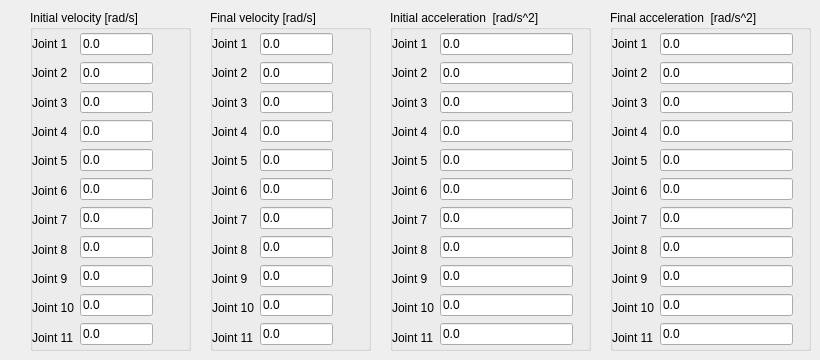
   <widget class="QWidget" name="tab_hump_bounds">
    <attribute name="title">
     <string>Boundary conditions</string>
    </attribute>
    <widget class="QGroupBox" name="groupBox_init_vel">
     <property name="geometry">
      <rect>
       <x>30</x>
       <y>10</y>
       <width>161</width>
       <height>341</height>
      </rect>
     </property>
     <property name="title">
      <string>Initial velocity [rad/s]</string>
     </property>
     <widget class="QWidget" name="layoutWidget">
      <property name="geometry">
       <rect>
        <x>2</x>
        <y>22</y>
        <width>121</width>
        <height>317</height>
       </rect>
      </property>
      <layout class="QHBoxLayout" name="horizontalLayout_4">
       <item>
        <layout class="QVBoxLayout" name="verticalLayout_17">
         <item>
          <widget class="QLabel" name="label_35">
           <property name="text">
            <string>Joint 1</string>
           </property>
          </widget>
         </item>
         <item>
          <widget class="QLabel" name="label_36">
           <property name="text">
            <string>Joint 2</string>
           </property>
          </widget>
         </item>
         <item>
          <widget class="QLabel" name="label_37">
           <property name="text">
            <string>Joint 3</string>
           </property>
          </widget>
         </item>
         <item>
          <widget class="QLabel" name="label_43">
           <property name="text">
            <string>Joint 4</string>
           </property>
          </widget>
         </item>
         <item>
          <widget class="QLabel" name="label_45">
           <property name="text">
            <string>Joint 5</string>
           </property>
          </widget>
         </item>
         <item>
          <widget class="QLabel" name="label_46">
           <property name="text">
            <string>Joint 6</string>
           </property>
          </widget>
         </item>
         <item>
          <widget class="QLabel" name="label_47">
           <property name="text">
            <string>Joint 7</string>
           </property>
          </widget>
         </item>
         <item>
          <widget class="QLabel" name="label_48">
           <property name="text">
            <string>Joint 8</string>
           </property>
          </widget>
         </item>
         <item>
          <widget class="QLabel" name="label_49">
           <property name="text">
            <string>Joint 9</string>
           </property>
          </widget>
         </item>
         <item>
          <widget class="QLabel" name="label_50">
           <property name="text">
            <string>Joint 10</string>
           </property>
          </widget>
         </item>
         <item>
          <widget class="QLabel" name="label_51">
           <property name="text">
            <string>Joint 11</string>
           </property>
          </widget>
         </item>
        </layout>
       </item>
       <item>
        <layout class="QVBoxLayout" name="verticalLayout_18">
         <item>
          <widget class="QLineEdit" name="lineEdit_init_vel_1">
           <property name="text">
            <string>0.0</string>
           </property>
          </widget>
         </item>
         <item>
          <widget class="QLineEdit" name="lineEdit_init_vel_2">
           <property name="text">
            <string>0.0</string>
           </property>
          </widget>
         </item>
         <item>
          <widget class="QLineEdit" name="lineEdit_init_vel_3">
           <property name="text">
            <string>0.0</string>
           </property>
          </widget>
         </item>
         <item>
          <widget class="QLineEdit" name="lineEdit_init_vel_4">
           <property name="text">
            <string>0.0</string>
           </property>
          </widget>
         </item>
         <item>
          <widget class="QLineEdit" name="lineEdit_init_vel_5">
           <property name="text">
            <string>0.0</string>
           </property>
          </widget>
         </item>
         <item>
          <widget class="QLineEdit" name="lineEdit_init_vel_6">
           <property name="text">
            <string>0.0</string>
           </property>
          </widget>
         </item>
         <item>
          <widget class="QLineEdit" name="lineEdit_init_vel_7">
           <property name="text">
            <string>0.0</string>
           </property>
          </widget>
         </item>
         <item>
          <widget class="QLineEdit" name="lineEdit_init_vel_8">
           <property name="text">
            <string>0.0</string>
           </property>
          </widget>
         </item>
         <item>
          <widget class="QLineEdit" name="lineEdit_init_vel_9">
           <property name="text">
            <string>0.0</string>
           </property>
          </widget>
         </item>
         <item>
          <widget class="QLineEdit" name="lineEdit_init_vel_10">
           <property name="text">
            <string>0.0</string>
           </property>
          </widget>
         </item>
         <item>
          <widget class="QLineEdit" name="lineEdit_init_vel_11">
           <property name="text">
            <string>0.0</string>
           </property>
          </widget>
         </item>
        </layout>
       </item>
      </layout>
     </widget>
    </widget>
    <widget class="QGroupBox" name="groupBox_init_acc">
     <property name="geometry">
      <rect>
       <x>390</x>
       <y>10</y>
       <width>201</width>
       <height>341</height>
      </rect>
     </property>
     <property name="title">
      <string>Initial acceleration  [rad/s^2]</string>
     </property>
     <widget class="QWidget" name="layoutWidget_3">
      <property name="geometry">
       <rect>
        <x>2</x>
        <y>22</y>
        <width>181</width>
        <height>317</height>
       </rect>
      </property>
      <layout class="QHBoxLayout" name="horizontalLayout_15">
       <item>
        <layout class="QVBoxLayout" name="verticalLayout_21">
         <item>
          <widget class="QLabel" name="label_72">
           <property name="text">
            <string>Joint 1</string>
           </property>
          </widget>
         </item>
         <item>
          <widget class="QLabel" name="label_73">
           <property name="text">
            <string>Joint 2</string>
           </property>
          </widget>
         </item>
         <item>
          <widget class="QLabel" name="label_74">
           <property name="text">
            <string>Joint 3</string>
           </property>
          </widget>
         </item>
         <item>
          <widget class="QLabel" name="label_75">
           <property name="text">
            <string>Joint 4</string>
           </property>
          </widget>
         </item>
         <item>
          <widget class="QLabel" name="label_76">
           <property name="text">
            <string>Joint 5</string>
           </property>
          </widget>
         </item>
         <item>
          <widget class="QLabel" name="label_77">
           <property name="text">
            <string>Joint 6</string>
           </property>
          </widget>
         </item>
         <item>
          <widget class="QLabel" name="label_78">
           <property name="text">
            <string>Joint 7</string>
           </property>
          </widget>
         </item>
         <item>
          <widget class="QLabel" name="label_79">
           <property name="text">
            <string>Joint 8</string>
           </property>
          </widget>
         </item>
         <item>
          <widget class="QLabel" name="label_80">
           <property name="text">
            <string>Joint 9</string>
           </property>
          </widget>
         </item>
         <item>
          <widget class="QLabel" name="label_81">
           <property name="text">
            <string>Joint 10</string>
           </property>
          </widget>
         </item>
         <item>
          <widget class="QLabel" name="label_82">
           <property name="text">
            <string>Joint 11</string>
           </property>
          </widget>
         </item>
        </layout>
       </item>
       <item>
        <layout class="QVBoxLayout" name="verticalLayout_22">
         <item>
          <widget class="QLineEdit" name="lineEdit_init_acc_1">
           <property name="text">
            <string>0.0</string>
           </property>
          </widget>
         </item>
         <item>
          <widget class="QLineEdit" name="lineEdit_init_acc_2">
           <property name="text">
            <string>0.0</string>
           </property>
          </widget>
         </item>
         <item>
          <widget class="QLineEdit" name="lineEdit_init_acc_3">
           <property name="text">
            <string>0.0</string>
           </property>
          </widget>
         </item>
         <item>
          <widget class="QLineEdit" name="lineEdit_init_acc_4">
           <property name="text">
            <string>0.0</string>
           </property>
          </widget>
         </item>
         <item>
          <widget class="QLineEdit" name="lineEdit_init_acc_5">
           <property name="text">
            <string>0.0</string>
           </property>
          </widget>
         </item>
         <item>
          <widget class="QLineEdit" name="lineEdit_init_acc_6">
           <property name="text">
            <string>0.0</string>
           </property>
          </widget>
         </item>
         <item>
          <widget class="QLineEdit" name="lineEdit_init_acc_7">
           <property name="text">
            <string>0.0</string>
           </property>
          </widget>
         </item>
         <item>
          <widget class="QLineEdit" name="lineEdit_init_acc_8">
           <property name="text">
            <string>0.0</string>
           </property>
          </widget>
         </item>
         <item>
          <widget class="QLineEdit" name="lineEdit_init_acc_9">
           <property name="text">
            <string>0.0</string>
           </property>
          </widget>
         </item>
         <item>
          <widget class="QLineEdit" name="lineEdit_init_acc_10">
           <property name="text">
            <string>0.0</string>
           </property>
          </widget>
         </item>
         <item>
          <widget class="QLineEdit" name="lineEdit_init_acc_11">
           <property name="text">
            <string>0.0</string>
           </property>
          </widget>
         </item>
        </layout>
       </item>
      </layout>
     </widget>
    </widget>
    <widget class="QGroupBox" name="groupBox_final_vel">
     <property name="geometry">
      <rect>
       <x>210</x>
       <y>10</y>
       <width>161</width>
       <height>341</height>
      </rect>
     </property>
     <property name="title">
      <string>Final velocity [rad/s]</string>
     </property>
     <widget class="QWidget" name="layoutWidget_2">
      <property name="geometry">
       <rect>
        <x>2</x>
        <y>22</y>
        <width>121</width>
        <height>317</height>
       </rect>
      </property>
      <layout class="QHBoxLayout" name="horizontalLayout_7">
       <item>
        <layout class="QVBoxLayout" name="verticalLayout_19">
         <item>
          <widget class="QLabel" name="label_52">
           <property name="text">
            <string>Joint 1</string>
           </property>
          </widget>
         </item>
         <item>
          <widget class="QLabel" name="label_53">
           <property name="text">
            <string>Joint 2</string>
           </property>
          </widget>
         </item>
         <item>
          <widget class="QLabel" name="label_63">
           <property name="text">
            <string>Joint 3</string>
           </property>
          </widget>
         </item>
         <item>
          <widget class="QLabel" name="label_64">
           <property name="text">
            <string>Joint 4</string>
           </property>
          </widget>
         </item>
         <item>
          <widget class="QLabel" name="label_65">
           <property name="text">
            <string>Joint 5</string>
           </property>
          </widget>
         </item>
         <item>
          <widget class="QLabel" name="label_66">
           <property name="text">
            <string>Joint 6</string>
           </property>
          </widget>
         </item>
         <item>
          <widget class="QLabel" name="label_67">
           <property name="text">
            <string>Joint 7</string>
           </property>
          </widget>
         </item>
         <item>
          <widget class="QLabel" name="label_68">
           <property name="text">
            <string>Joint 8</string>
           </property>
          </widget>
         </item>
         <item>
          <widget class="QLabel" name="label_69">
           <property name="text">
            <string>Joint 9</string>
           </property>
          </widget>
         </item>
         <item>
          <widget class="QLabel" name="label_70">
           <property name="text">
            <string>Joint 10</string>
           </property>
          </widget>
         </item>
         <item>
          <widget class="QLabel" name="label_71">
           <property name="text">
            <string>Joint 11</string>
           </property>
          </widget>
         </item>
        </layout>
       </item>
       <item>
        <layout class="QVBoxLayout" name="verticalLayout_20">
         <item>
          <widget class="QLineEdit" name="lineEdit_final_vel_1">
           <property name="text">
            <string>0.0</string>
           </property>
          </widget>
         </item>
         <item>
          <widget class="QLineEdit" name="lineEdit_final_vel_2">
           <property name="text">
            <string>0.0</string>
           </property>
          </widget>
         </item>
         <item>
          <widget class="QLineEdit" name="lineEdit_final_vel_3">
           <property name="text">
            <string>0.0</string>
           </property>
          </widget>
         </item>
         <item>
          <widget class="QLineEdit" name="lineEdit_final_vel_4">
           <property name="text">
            <string>0.0</string>
           </property>
          </widget>
         </item>
         <item>
          <widget class="QLineEdit" name="lineEdit_final_vel_5">
           <property name="text">
            <string>0.0</string>
           </property>
          </widget>
         </item>
         <item>
          <widget class="QLineEdit" name="lineEdit_final_vel_6">
           <property name="text">
            <string>0.0</string>
           </property>
          </widget>
         </item>
         <item>
          <widget class="QLineEdit" name="lineEdit_final_vel_7">
           <property name="text">
            <string>0.0</string>
           </property>
          </widget>
         </item>
         <item>
          <widget class="QLineEdit" name="lineEdit_final_vel_8">
           <property name="text">
            <string>0.0</string>
           </property>
          </widget>
         </item>
         <item>
          <widget class="QLineEdit" name="lineEdit_final_vel_9">
           <property name="text">
            <string>0.0</string>
           </property>
          </widget>
         </item>
         <item>
          <widget class="QLineEdit" name="lineEdit_final_vel_10">
           <property name="text">
            <string>0.0</string>
           </property>
          </widget>
         </item>
         <item>
          <widget class="QLineEdit" name="lineEdit_final_vel_11">
           <property name="text">
            <string>0.0</string>
           </property>
          </widget>
         </item>
        </layout>
       </item>
      </layout>
     </widget>
    </widget>
    <widget class="QGroupBox" name="groupBox_final_acc">
     <property name="geometry">
      <rect>
       <x>610</x>
       <y>10</y>
       <width>201</width>
       <height>341</height>
      </rect>
     </property>
     <property name="title">
      <string>Final acceleration  [rad/s^2]</string>
     </property>
     <widget class="QWidget" name="layoutWidget_4">
      <property name="geometry">
       <rect>
        <x>2</x>
        <y>22</y>
        <width>181</width>
        <height>317</height>
       </rect>
      </property>
      <layout class="QHBoxLayout" name="horizontalLayout_20">
       <item>
        <layout class="QVBoxLayout" name="verticalLayout_24">
         <item>
          <widget class="QLabel" name="label_83">
           <property name="text">
            <string>Joint 1</string>
           </property>
          </widget>
         </item>
         <item>
          <widget class="QLabel" name="label_84">
           <property name="text">
            <string>Joint 2</string>
           </property>
          </widget>
         </item>
         <item>
          <widget class="QLabel" name="label_85">
           <property name="text">
            <string>Joint 3</string>
           </property>
          </widget>
         </item>
         <item>
          <widget class="QLabel" name="label_86">
           <property name="text">
            <string>Joint 4</string>
           </property>
          </widget>
         </item>
         <item>
          <widget class="QLabel" name="label_87">
           <property name="text">
            <string>Joint 5</string>
           </property>
          </widget>
         </item>
         <item>
          <widget class="QLabel" name="label_88">
           <property name="text">
            <string>Joint 6</string>
           </property>
          </widget>
         </item>
         <item>
          <widget class="QLabel" name="label_89">
           <property name="text">
            <string>Joint 7</string>
           </property>
          </widget>
         </item>
         <item>
          <widget class="QLabel" name="label_90">
           <property name="text">
            <string>Joint 8</string>
           </property>
          </widget>
         </item>
         <item>
          <widget class="QLabel" name="label_91">
           <property name="text">
            <string>Joint 9</string>
           </property>
          </widget>
         </item>
         <item>
          <widget class="QLabel" name="label_92">
           <property name="text">
            <string>Joint 10</string>
           </property>
          </widget>
         </item>
         <item>
          <widget class="QLabel" name="label_93">
           <property name="text">
            <string>Joint 11</string>
           </property>
          </widget>
         </item>
        </layout>
       </item>
       <item>
        <layout class="QVBoxLayout" name="verticalLayout_25">
         <item>
          <widget class="QLineEdit" name="lineEdit_final_acc_1">
           <property name="text">
            <string>0.0</string>
           </property>
          </widget>
         </item>
         <item>
          <widget class="QLineEdit" name="lineEdit_final_acc_2">
           <property name="text">
            <string>0.0</string>
           </property>
          </widget>
         </item>
         <item>
          <widget class="QLineEdit" name="lineEdit_final_acc_3">
           <property name="text">
            <string>0.0</string>
           </property>
          </widget>
         </item>
         <item>
          <widget class="QLineEdit" name="lineEdit_final_acc_4">
           <property name="text">
            <string>0.0</string>
           </property>
          </widget>
         </item>
         <item>
          <widget class="QLineEdit" name="lineEdit_final_acc_5">
           <property name="text">
            <string>0.0</string>
           </property>
          </widget>
         </item>
         <item>
          <widget class="QLineEdit" name="lineEdit_final_acc_6">
           <property name="text">
            <string>0.0</string>
           </property>
          </widget>
         </item>
         <item>
          <widget class="QLineEdit" name="lineEdit_final_acc_7">
           <property name="text">
            <string>0.0</string>
           </property>
          </widget>
         </item>
         <item>
          <widget class="QLineEdit" name="lineEdit_final_acc_8">
           <property name="text">
            <string>0.0</string>
           </property>
          </widget>
         </item>
         <item>
          <widget class="QLineEdit" name="lineEdit_final_acc_9">
           <property name="text">
            <string>0.0</string>
           </property>
          </widget>
         </item>
         <item>
          <widget class="QLineEdit" name="lineEdit_final_acc_10">
           <property name="text">
            <string>0.0</string>
           </property>
          </widget>
         </item>
         <item>
          <widget class="QLineEdit" name="lineEdit_final_acc_11">
           <property name="text">
            <string>0.0</string>
           </property>
          </widget>
         </item>
        </layout>
       </item>
      </layout>
     </widget>
    </widget>
   </widget>
